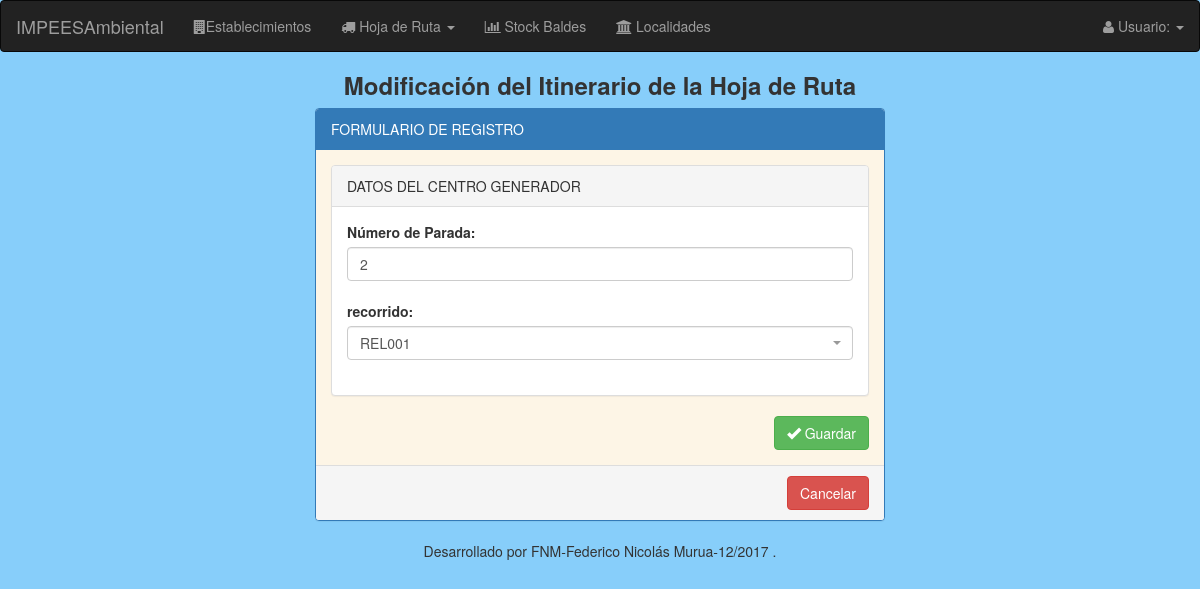
The app's page /hojas-de-Ruta/modificación/generador/itinerario/2/2/, older data.
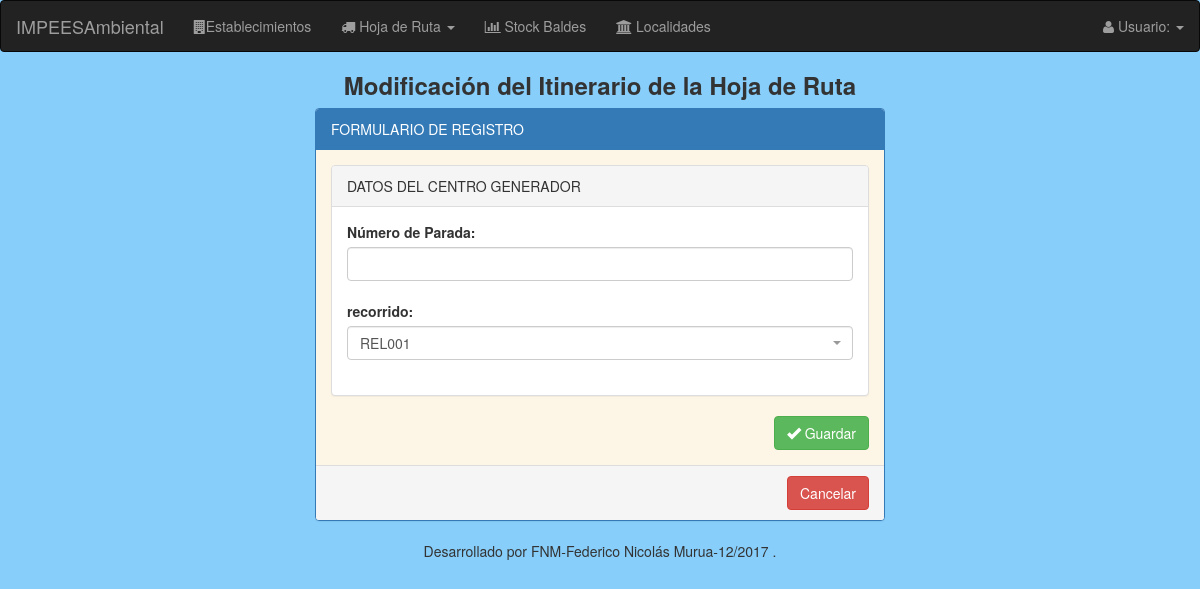
The same page, newer data.
### modulo_I/models.py (models this page shows, shortened)
class EstablecimientoGenerador(models.Model):
    nro_inscripcion = models.BigIntegerField(unique=True, blank=True, null=True, default=None) # N° inscripcion registro de generadores provincia del chubut
    activo = models.BooleanField(default=False)
    razon_social = models.CharField(max_length=50)
    direccion = models.CharField(max_length=100)
    tipo_actividad = MultiSelectField(choices=sorted(Actividades), blank=True, null=True)
    recoleccion = MultiSelectField(choices=Dias, blank=True, null=True)
    localidad = models.ForeignKey('Localidad', null=True, on_delete=models.SET_NULL)
    telefono = models.CharField(max_length=50, blank=True, null=True)
    email = models.CharField(max_length=200, blank=True, null=True)
    responsable_ambiental = models.CharField(max_length=50, blank=True, null=True)
    cuit = models.CharField(max_length=20, blank=True, null=True)
    nro_parada = models.IntegerField(validators=[MinValueValidator(1)], blank=True, null=True) # En el recorrido
    recorrido = models.ForeignKey('Recorrido',blank=True, null=True, on_delete=models.SET_NULL)
    '''
    class Meta:
        unique_together = ('recorrido', 'nro_parada',)
    '''

### modulo_I/forms.py
class ItinerarioForm(forms.ModelForm):
    class Meta:
        model = EstablecimientoGenerador
        fields = ['nro_parada','recorrido', ]

### modulo_I/models.py (called while the page is built)
    def __str__(self):
        return "%s" % (self.nombre)

### modulo_I/views.py (called while the page is built)
def modificar_itinerario(request, id_generador, id_recorrido):
    generador = EstablecimientoGenerador.objects.get(id=id_generador)
    if request.method == 'POST':
        generador_form = ItinerarioForm(request.POST, instance=generador)
        if generador_form.is_valid():
            generador_form.save()
            return redirect('generadores:listado_establecimientos_recorrido', id_recorrido=id_recorrido)
    else:
        generador_form = ItinerarioForm(instance=generador)
    contexto= {'generador_form': generador_form, 'recorrido':id_recorrido}
    return render(request, "registroHojaRuta/itinerario/itinerario_form.html", contexto)

### modulo_I/templates/registroHojaRuta/itinerario/itinerario_form.html (shortened to what this page needs)
{% extends "base/base_forms.html" %}
{% load staticfiles %}
{% load staticfiles bootstrap3 %}
{% load widget_tweaks %}
{% block header-title %} Modificación del Itinerario de la Hoja de Ruta {% endblock %}
{% block step-form %}
  <div class="form-section">
    <div class="panel panel-default">
      <div class="panel-heading">DATOS DEL CENTRO GENERADOR</div>
        <div class="panel-body">
          <label>Número de Parada:</label>
          {{generador_form.nro_parada|add_class:'form-control'|attr:"type:number"|attr:"data-parsley-type=integer"}}
          <br>
          <label>recorrido:</label>
          <br>
        </div>
    </div>
  </div>
{% endblock %}
{% block url-cancelar %}
  {% url 'generadores:listado_establecimientos_recorrido' id_recorrido=recorrido %}
{% endblock %}

Row changes from the older to the newer data that the page shows:
changed EstablecimientoGenerador: nro_parada "2" → (not shown)
